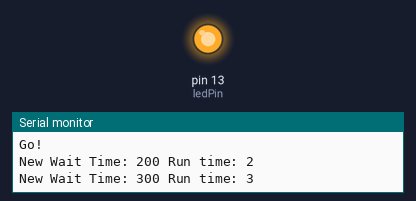
The sketch below on a simulated Arduino Uno, built with avr-gcc and run on an emulated ATmega328P. On the bench: output pins drawn as LEDs (lit = HIGH), the last lines printed to the serial monitor. At 28.1 s the program stops and its outputs stay as they are.

Above: at 5.75 s.
At 27.6 s:
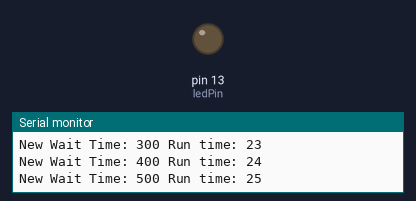
Timing chart, 0 to 29.1 s (numbered marks = the images above):
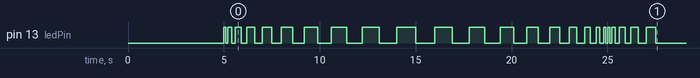

The sketch:

led13_blink.ino
```cpp
const int ledPin = 13;

void setup() {
  // put your setup code here, to run once:
	Serial.begin(9600);
	pinMode(ledPin, OUTPUT);

	countDown(5);
}

void loop() {
// put your main code here, to run repeatedly:
	static int delayPeriod = 100;
	static int countDirection = 1;
	static int runTime = 1;

	while (runTime <= 25) {
		digitalWrite(ledPin, HIGH);
		delay(delayPeriod);
		digitalWrite(ledPin, LOW);
		delay(delayPeriod);

		countDirection = checkDirChange(delayPeriod, countDirection);

		delayPeriod += 100 * countDirection;
		runTime++;
		Serial.print("New Wait Time: ");
		Serial.print(delayPeriod);
		Serial.print(" Run time: ");
		Serial.println(runTime);
	}

	if (runTime >= 25) {
		Serial.println("The End!");
		// seriously cludgey looping break:
		while(1) {};
	}

}

// functions
int checkDirChange(int delayPeriod, int countDirection) {
	if((delayPeriod == 1000) || (delayPeriod == 0)) {
		countDirection *= -1;

		if (countDirection < 0) {
			Serial.println("Going Down");
		} else {
			Serial.println("Going Up");
		}
	}

	return countDirection;
}

void countDown(int max) {
	for (int i = max; i > 0; i--) {
		Serial.println(i);
		delay(1000);
	}
	Serial.println("Go!");
}
```

Measured:
- by itself, pin 13 (ledPin): LOW → HIGH at 5.0 s, → LOW 0.10 s later, → HIGH 0.10 s later, → LOW 0.20 s later, … (48 changes in this stretch)
